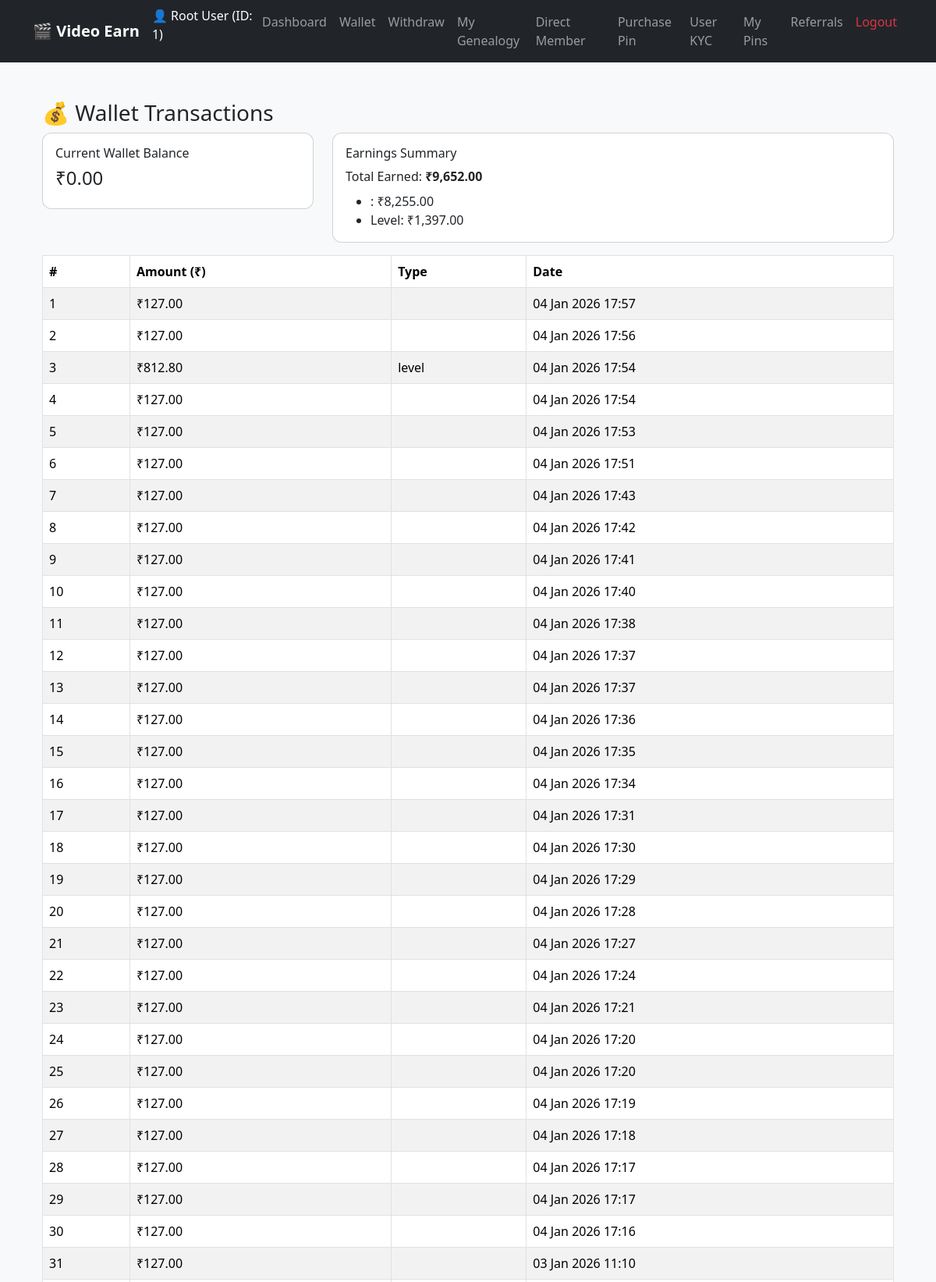
The page /wallet_details.php (signed in, upper part) on the database its author committed.
### tables this page shows
CREATE TABLE `users` (
  `id` int(11) NOT NULL,
  `sponsor_id` int(11) DEFAULT NULL,
  `parent_id` int(11) DEFAULT NULL,
  `position` enum('left','right') DEFAULT NULL,
  `name` varchar(150) NOT NULL,
  `email` varchar(150) NOT NULL,
  `mobile` varchar(20) DEFAULT NULL,
  `password` varchar(255) NOT NULL,
  `plain_password` varchar(100) DEFAULT NULL,
  `pin` varchar(32) DEFAULT NULL,
  `is_active` tinyint(1) DEFAULT 0,
  `referrer_id` int(11) DEFAULT NULL,
  `wallet_balance` decimal(10,2) DEFAULT 0.00,
  `created_at` datetime DEFAULT current_timestamp(),
  `product_id` int(11) DEFAULT NULL,
  `delivery_type` enum('Booking','Instant') DEFAULT 'Instant'
);

CREATE TABLE `earnings` (
  `id` int(11) NOT NULL,
  `user_id` int(11) NOT NULL,
  `type` enum('watch','referral','level','admin_credit') NOT NULL,
  `level` int(11) DEFAULT NULL,
  `amount` decimal(10,2) NOT NULL,
  `status` enum('released','pending') DEFAULT 'released',
  `meta` varchar(255) DEFAULT NULL,
  `created_at` datetime DEFAULT current_timestamp()
);

### wallet_details.php (the view, shortened to what this page needs)
<?php
require 'config/db.php';
$user_id = (int) $_SESSION['user_id'];
include 'includes/header.php';
?>
<div class="container mt-4">
    <h3>💰 Wallet Transactions</h3>
    <?php
    $wallet_balance = 0.00;
    ?>
    <div class="row mb-3">
        <div class="col-md-4">
            <div class="card p-3">
                <h6>Current Wallet Balance</h6>
                <h4>₹<?= number_format($wallet_balance, 2) ?></h4>
            </div>
        </div>
        <div class="col-md-8">
            <div class="card p-3">
                <h6>Earnings Summary</h6>
                <?php
                $sqlTotal = "SELECT IFNULL(SUM(amount),0) AS total_earned FROM earnings WHERE user_id = {$user_id}";
                $rt = mysqli_query($conn, $sqlTotal);
                $total_earned = 0.00;
                if ($rt) {
                    $tr = mysqli_fetch_assoc($rt);
                    $total_earned = (float)$tr['total_earned'];
                }
                $breakdown = [];
                $sqlBreak = "SELECT type, IFNULL(SUM(amount),0) AS total FROM earnings WHERE user_id = {$user_id} GROUP BY type";
                $rb = mysqli_query($conn, $sqlBreak);
                if ($rb) {
                    while ($br = mysqli_fetch_assoc($rb)) {
                        $breakdown[$br['type']] = (float)$br['total'];
                    }
                }
                ?>
                <div class="mb-2">Total Earned: <strong>₹<?= number_format($total_earned, 2) ?></strong></div>
                <div>
                    <?php if (!empty($breakdown)): ?>
                        <ul class="mb-0">
                            <?php foreach ($breakdown as $type => $amt): ?>
                                <li><?= htmlspecialchars(ucfirst($type)) ?>: ₹<?= number_format($amt, 2) ?></li>
                            <?php endforeach; ?>
                        </ul>
                    <?php else: ?>
                        <small class="text-muted">No earnings yet.</small>
                    <?php endif; ?>
                </div>
            </div>
        </div>
    </div>
    <div class="table-responsive">
        <table class="table table-striped table-bordered">
            <thead>
                <tr>
                    <th>#</th>
                    <th>Amount (₹)</th>
                    <th>Type</th>
                    <th>Date</th>
                </tr>
            </thead>
            <tbody>
                <?php
                $sql = "SELECT amount, type, created_at FROM earnings WHERE user_id = {$user_id} ORDER BY created_at DESC";
                $res = mysqli_query($conn, $sql);
                if ($res === false) {
                    echo "<tr><td colspan='4' class='text-danger'>Database query failed: " . htmlspecialchars(mysqli_error($conn)) . "</td></tr>";
                } else {
                    if (mysqli_num_rows($res) > 0) {
                        $i = 1;
                        while ($row = mysqli_fetch_assoc($res)) {
                            $amount = number_format((float)$row['amount'], 2);
                            $type = htmlspecialchars($row['type']);
                            $date = date('d M Y H:i', strtotime($row['created_at']));
                            echo "<tr>
                                    <td>{$i}</td>
                                    <td>₹{$amount}</td>
                                    <td>{$type}</td>
                                    <td>{$date}</td>
                                  </tr>";
                            $i++;
                        }
                    } else {
                        echo "<tr><td colspan='4' class='text-center'>No wallet transactions found.</td></tr>";
                    }
                }
                ?>
            </tbody>
        </table>
    </div>
</div>
<?php include 'includes/footer.php'; ?>

### includes/header.php (shortened to what this page needs)
<?php
require_once __DIR__ . '/../config/db.php';
$user = null;
if (isset($_SESSION['user_id'])) {
    $uid = (int)$_SESSION['user_id'];
    $result = $conn->query("SELECT id, name FROM users WHERE id = $uid LIMIT 1");
    if ($result && $result->num_rows > 0) {
        $user = $result->fetch_assoc();
    }
}
?>
<!doctype html>
<html lang="en">
<head>
  <link href="https://cdn.jsdelivr.net/npm/bootstrap@5.3.3/dist/css/bootstrap.min.css" rel="stylesheet">
  <link href="assets/css/style.css" rel="stylesheet">
</head>
<body>
<nav class="navbar navbar-expand-lg navbar-dark bg-dark">
  <div class="container">
    <a class="navbar-brand" href="dashboard.php">🎬 Video Earn</a>
    <div class="collapse navbar-collapse" id="navbarNav">
      <ul class="navbar-nav ms-auto">
        <?php if(isset($_SESSION['user_id']) && $user): ?>
          <li class="nav-item">
            <span class="navbar-text text-white me-3">
              👤 <?= htmlspecialchars($user['name']) ?> (ID: <?= $user['id'] ?>)
            </span>
          </li>
          <li class="nav-item"><a href="dashboard.php" class="nav-link">Dashboard</a></li>
          <li class="nav-item"><a href="wallet.php" class="nav-link">Wallet</a></li>
          <li class="nav-item"><a href="withdraw.php" class="nav-link">Withdraw</a></li>
          <li class="nav-item"><a href="genealogy.php" class="nav-link">My Genealogy</a></li>
          <li class="nav-item"><a href="direct_list.php" class="nav-link">Direct Member</a></li>
          <li class="nav-item"><a href="purchase_pin.php" class="nav-link">Purchase Pin</a></li>
          <li class="nav-item"><a href="user_kyc.php" class="nav-link">User KYC</a></li>
          <li class="nav-item"><a href="my_vouchers.php" class="nav-link">My Pins</a></li>
          <li class="nav-item"><a href="referral.php" class="nav-link">Referrals</a></li>
          <li class="nav-item"><a href="logout.php" class="nav-link text-danger">Logout</a></li>
        <?php else: ?>
          <li class="nav-item"><a href="login.php" class="nav-link">Login</a></li>
          <li class="nav-item"><a href="register.php" class="nav-link">Register</a></li>
        <?php endif; ?>
      </ul>
    </div>
  </div>
</nav>
<div class="container py-4">

### assest/style.css (style rules this page uses)
body { background-color: #f8f9fa; }
h1, h2, h3 { font-family: 'Segoe UI', sans-serif; }
.navbar-brand { font-weight: bold; }
.card { border-radius: 12px; }

### rows shown on the page
users: name "Root User", id "1"
earnings: amount "127.00", created_at "04 Jan 2026 17:57"
earnings: amount "127.00", created_at "04 Jan 2026 17:56"
earnings: amount "812.80", type "level", created_at "04 Jan 2026 17:54"
earnings: amount "127.00", created_at "04 Jan 2026 17:54"
earnings: amount "127.00", created_at "04 Jan 2026 17:53"
earnings: amount "127.00", created_at "04 Jan 2026 17:51"
earnings: amount "127.00", created_at "04 Jan 2026 17:43"
earnings: amount "127.00", created_at "04 Jan 2026 17:42"
earnings: amount "127.00", created_at "04 Jan 2026 17:41"
earnings: amount "127.00", created_at "04 Jan 2026 17:40"
earnings: amount "127.00", created_at "04 Jan 2026 17:38"
earnings: amount "127.00", created_at "04 Jan 2026 17:37"
earnings: amount "127.00", created_at "04 Jan 2026 17:37"
earnings: amount "127.00", created_at "04 Jan 2026 17:36"
earnings: amount "127.00", created_at "04 Jan 2026 17:35"
earnings: amount "127.00", created_at "04 Jan 2026 17:34"
earnings: amount "127.00", created_at "04 Jan 2026 17:31"
earnings: amount "127.00", created_at "04 Jan 2026 17:30"
earnings: amount "127.00", created_at "04 Jan 2026 17:29"
earnings: amount "127.00", created_at "04 Jan 2026 17:28"
earnings: amount "127.00", created_at "04 Jan 2026 17:27"
earnings: amount "127.00", created_at "04 Jan 2026 17:24"
earnings: amount "127.00", created_at "04 Jan 2026 17:21"
earnings: amount "127.00", created_at "04 Jan 2026 17:20"
earnings: amount "127.00", created_at "04 Jan 2026 17:20"
earnings: amount "127.00", created_at "04 Jan 2026 17:19"
earnings: amount "127.00", created_at "04 Jan 2026 17:18"
earnings: amount "127.00", created_at "04 Jan 2026 17:17"
earnings: amount "127.00", created_at "04 Jan 2026 17:17"
earnings: amount "127.00", created_at "04 Jan 2026 17:16"
earnings: amount "127.00", created_at "03 Jan 2026 11:10"

### other values the page prints
$wallet_balance "0.00"
$total_earned "9,652.00"
$amt "8,255.00"
$type "Level"
$amt "1,397.00"
